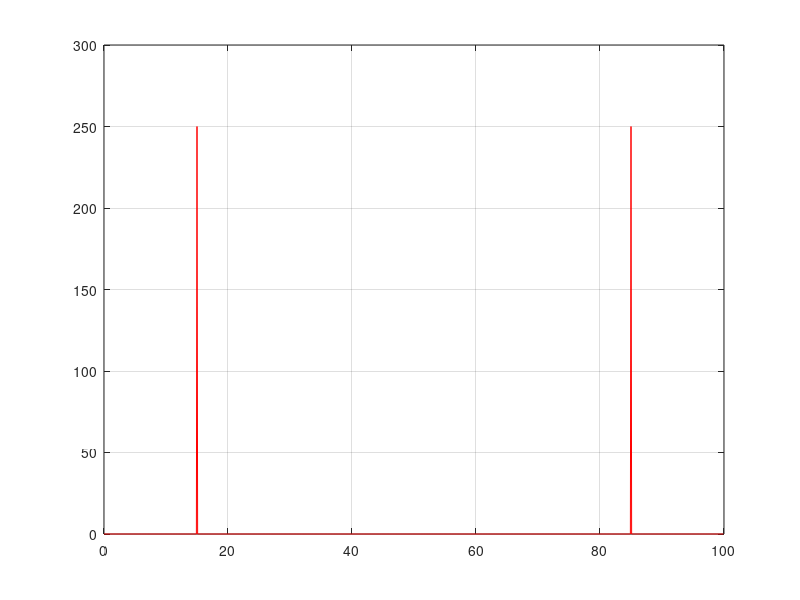
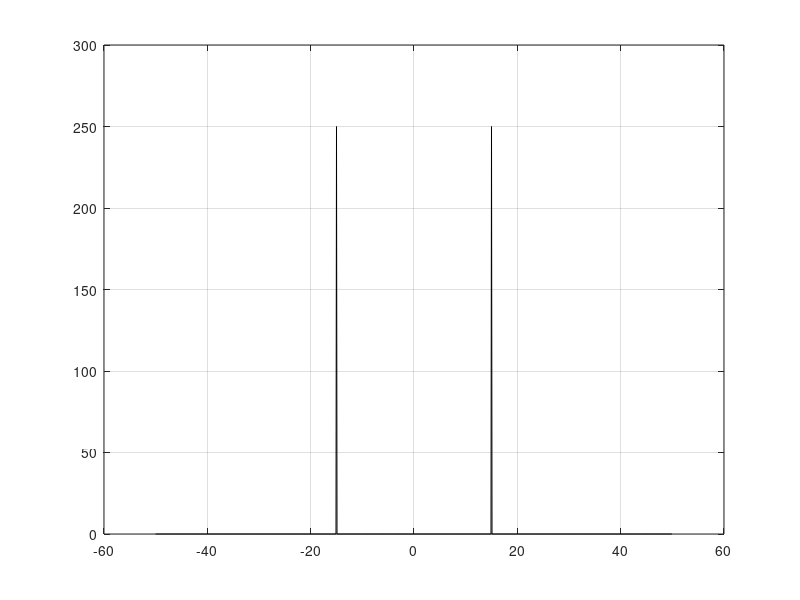

These charts were generated, in order, by the following MATLAB code:
%FFT (Fast Fourier Transform)
clc; clear all;
fs=100;
t=0:(1/fs):(10-1/fs);
S=cos(2*pi*15*t);

n=length(S);
X=fft(S);
% f=(0:n-1)*(fs/n);
f=(0:n-1)*(fs/n);

power=abs(X).^2/n;
figure(1);
plot(f,power,'red')
grid on

Y=fftshift(X);
fshift=(-n/2:n/2-1)*(fs/n);
powershift=abs(Y).^2/n;
figure(2);
plot(fshift,powershift,'black')
%ginput(2) lay toa do
grid on